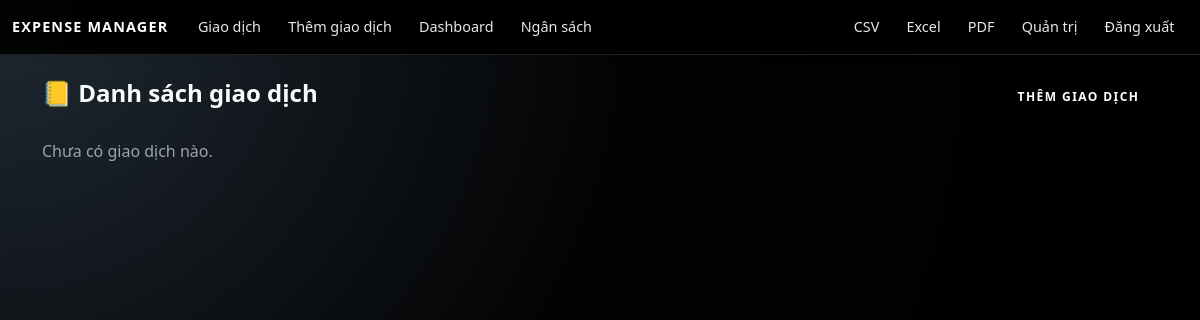
The page /transactions/ (signed in) on the database as committed earlier.
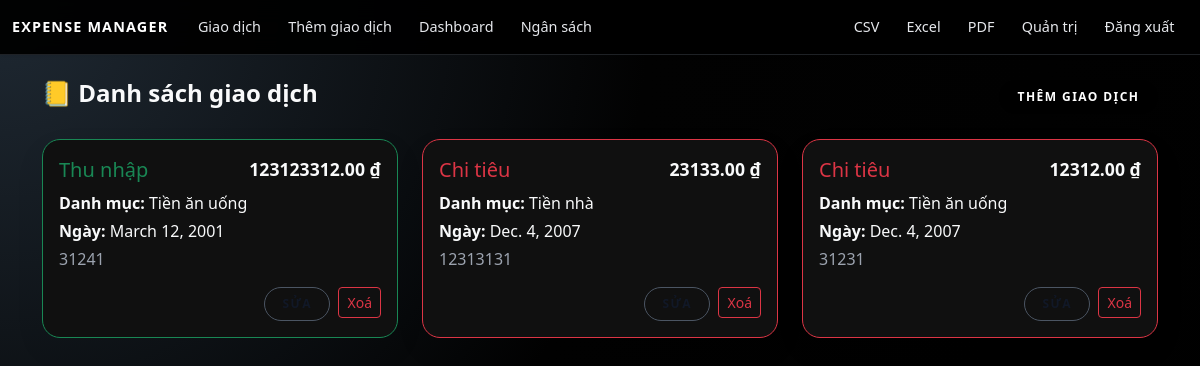
The same page on the database as committed later.
### expenses/models.py (models this page shows, shortened)
class Transaction(models.Model):
    TYPE_CHOICES = (
        ('income', 'Thu nhập'),
        ('expense', 'Chi tiêu'),
    )
    user = models.ForeignKey(User, on_delete=models.CASCADE)   # mỗi user có nhiều giao dịch
    amount = models.DecimalField(max_digits=12, decimal_places=2)  # số tiền
    category = models.ForeignKey(Category, on_delete=models.SET_NULL, null=True, blank=True)
    type = models.CharField(max_length=10, choices=TYPE_CHOICES)   # income / expense
    date = models.DateField()   # ngày giao dịch
    note = models.TextField(blank=True)   # ghi chú

class Category(models.Model):
    name = models.CharField(max_length=100)
    def __str__(self):
        return self.name

### expenses/views.py (the view)
# urls.py: path('transactions/', transaction_list, name="transaction_list"),
@login_required
def transaction_list(request):
    transactions = Transaction.objects.filter(user=request.user)
    return render(request, "expenses/transaction_list.html", {"transactions": transactions})

### expenses/templates/expenses/transaction_list.html (shortened to what this page needs)
{% extends "expenses/base.html" %}
{% block content %}
<div class="exp-list-header">
  <h2 class="exp-list-title">📒 Danh sách giao dịch</h2>
  <a href="{% url 'transaction_create' %}" class="btn btn-dark">
     Thêm giao dịch
  </a>
</div>
<div class="row">
  {% for t in transactions %}
  <div class="col-md-4 mb-4">
    <div class="exp-transaction-card card p-3 {% if t.type == 'income' %}border-success{% else %}border-danger{% endif %}">
      <div class="d-flex justify-content-between align-items-center mb-2">
        <h5 class="mb-0 {% if t.type == 'income' %}text-success{% else %}text-danger{% endif %}">
          {{ t.get_type_display }}
        </h5>
        <span class="exp-amount">{{ t.amount }} ₫</span>
      </div>
      <p class="mb-1">
        <b>Danh mục:</b> {{ t.category|default:"Không có" }}
      </p>
      <p class="mb-1">
        <b>Ngày:</b> {{ t.date }}
      </p>
      <p class="text-muted mb-2">
        {{ t.note }}
      </p>
      <div class="d-flex justify-content-end gap-2 mt-2">
        <a href="{% url 'transaction_edit' t.id %}" class="btn btn-sm btn-outline-dark">
        </a>
        <form method="post"
              action="{% url 'transaction_delete' t.id %}"
              onsubmit="return confirm('Bạn có chắc chắn muốn xoá giao dịch này?');">
          <button type="submit" class="btn btn-sm btn-outline-danger">
             Xoá
          </button>
        </form>
      </div>
    </div>
  </div>
  {% empty %}
  <p class="text-muted">Chưa có giao dịch nào.</p>
  {% endfor %}
</div>
{% endblock %}

### expenses/templates/expenses/base.html (shortened to what this page needs)
<!DOCTYPE html>
<html lang="vi">
<head>
  <link href="https://cdn.jsdelivr.net/npm/bootstrap@5.3.0/dist/css/bootstrap.min.css" rel="stylesheet">
</head>
<body>
  <nav class="navbar navbar-expand-lg navbar-dark shadow-sm">
    <div class="container-fluid">
      <a class="navbar-brand fw-bold" href="{% url 'transaction_list' %}"> Expense Manager</a>
      <div class="collapse navbar-collapse" id="navbarNav">
        <ul class="navbar-nav me-auto">
          <li class="nav-item">
            <a class="nav-link" href="{% url 'transaction_list' %}"> Giao dịch</a>
          </li>
          <li class="nav-item">
            <a class="nav-link" href="{% url 'transaction_create' %}"> Thêm giao dịch</a>
          </li>
          <li class="nav-item">
            <a class="nav-link" href="{% url 'dashboard' %}"> Dashboard</a>
          </li>
          <li class="nav-item">
            <a class="nav-link" href="{% url 'budget_create' %}"> Ngân sách</a>
          </li>
        </ul>
        <ul class="navbar-nav">
          <li class="nav-item"><a class="nav-link text-light" href="{% url 'export_csv' %}">CSV</a></li>
          <li class="nav-item"><a class="nav-link text-light" href="{% url 'export_excel' %}">Excel</a></li>
          <li class="nav-item"><a class="nav-link text-light" href="{% url 'export_pdf' %}">PDF</a></li>
          {% if user.is_authenticated %}
            {% if user.is_staff %}
              <li class="nav-item"><a class="nav-link" href="/admin/"> Quản trị</a></li>
            {% endif %}
            <li class="nav-item">
              <form method="post" action="{% url 'logout' %}">
                <button type="submit" class="btn btn-link nav-link"> Đăng xuất</button>
              </form>
            </li>
          {% else %}
            <li class="nav-item"><a class="nav-link" href="{% url 'login' %}"> Đăng nhập</a></li>
          {% endif %}
        </ul>
      </div>
    </div>
  </nav>
  <div class="container mt-4">
    {% block content %}{% endblock %}
  </div>
</body>
</html>

### expenses/templates/expenses/base.html (style rules this page uses)
:root { --exp-bg: #050505; --exp-bg-soft: #101010; --exp-border: #262626; --exp-text: #f9fafb; --exp-text-muted: #9ca3af; --exp-black: #000000; }
* { box-sizing: border-box; }
body { margin: 0; min-height: 100vh; background: radial-gradient(circle at top left, #1f2933 0, #020202 45%, #000000 100%); color: var(--exp-text); font-family: system-ui, -apple-system, BlinkMacSystemFont, "Segoe UI", sans-serif; }
.navbar { margin-bottom: 20px; background-color: rgba(0, 0, 0, 0.95) !important; border-bottom: 1px solid rgba(148, 163, 184, 0.2); backdrop-filter: blur(12px); }
.navbar-brand { font-weight: 700 !important; letter-spacing: 0.08em; text-transform: uppercase; font-size: 0.9rem; }
.navbar-dark .navbar-nav .nav-link { color: #e5e7eb !important; font-size: 0.9rem; position: relative; padding-inline: 0.85rem; transition: color 0.18s ease-out, opacity 0.18s ease-out, transform 0.18s ease-out; }
.navbar-dark .navbar-nav .nav-link::after { content: ""; position: absolute; left: 0.85rem; right: 0.85rem; bottom: 0.35rem; height: 1px; background-color: #ffffff; transform: scaleX(0); transform-origin: center; transition: transform 0.18s ease-out; opacity: 0.8; }
.navbar .btn.nav-link { border: none; padding: 0.5rem 0.85rem; }
.container { color: var(--exp-text); }
.card { border-radius: 18px; border: 1px solid var(--exp-border); background-color: var(--exp-bg-soft); box-shadow: 0 18px 40px rgba(0, 0, 0, 0.9), 0 0 0 1px rgba(255, 255, 255, 0.01); color: var(--exp-text); }
.btn-dark, .btn-outline-dark, .btn-primary { border-radius: 999px; text-transform: uppercase; letter-spacing: 0.12em; font-size: 0.8rem; font-weight: 600; padding: 0.55rem 1.4rem; transition: background-color 0.18s ease-out, color 0.18s ease-out, border-color 0.18s ease-out, transform 0.18s ease-out, box-shadow 0.18s ease-out; }
.btn-dark, .btn-primary { background-color: #111827; border-color: #111827; color: #ffffff; }
.btn-outline-dark { background-color: #f9fafb; border-color: #111827; color: #111827; }
.text-muted { color: var(--exp-text-muted) !important; }

### expenses/templates/expenses/transaction_list.html (style rules this page uses)
.exp-list-header { display: flex; justify-content: space-between; align-items: center; margin-bottom: 1.5rem; }
.exp-list-title { font-size: 1.5rem; font-weight: 600; }
.exp-transaction-card { border-radius: 18px; border: 1px solid #e5e7eb; box-shadow: 0 12px 32px rgba(0, 0, 0, 0.06); transition: transform 0.18s ease-out, box-shadow 0.18s ease-out, border-color 0.18s ease-out, background-color 0.18s ease-out; }
.exp-amount { font-size: 1.1rem; font-weight: 700; }
.btn-dark, .btn-outline-dark { border-radius: 999px; text-transform: uppercase; letter-spacing: 0.12em; font-size: 0.75rem; font-weight: 600; padding: 0.45rem 1.1rem; transition: background-color 0.18s ease-out, color 0.18s ease-out, border-color 0.18s ease-out, transform 0.18s ease-out, box-shadow 0.18s ease-out; }
.btn-dark { background-color: #000000; border-color: #000000; color: #ffffff; }
.btn-outline-dark { background-color: transparent; border-color: #4b5563; color: #111827; }

Rows that differ between the two databases and show on the page:
added Transaction: type "Thu nhập", amount "123123312.00", category "Tiền ăn uống", date "March 12, 2001", note "31241"
added Transaction: type "Chi tiêu", amount "23133.00", category "Tiền nhà", date "Dec. 4, 2007", note "12313131"
added Transaction: type "Chi tiêu", amount "12312.00", category "Tiền ăn uống", date "Dec. 4, 2007", note "31231"
Other text that changed with them:
text no longer shown: "Chưa có giao dịch nào."
